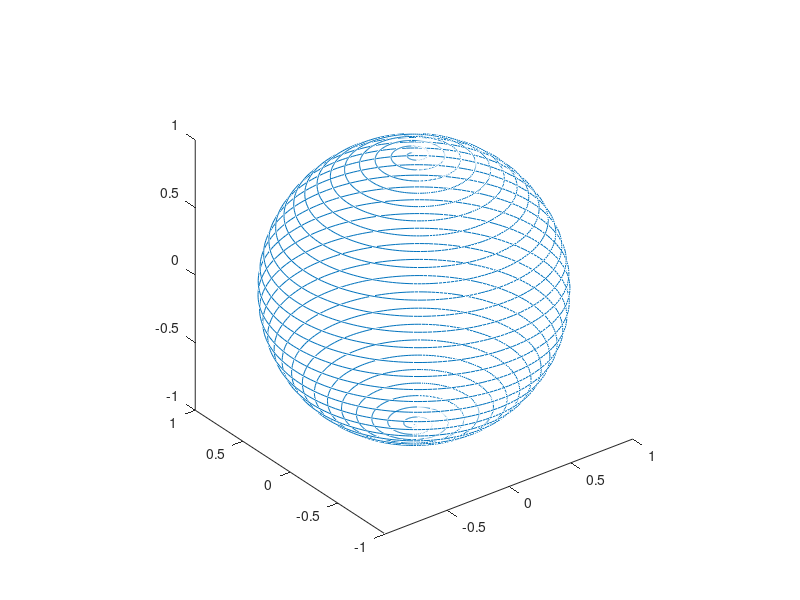

Recreate this plot in MATLAB.
clear; close all;

dphi=pi/100; % set the spacing in azimuthal angle

N=30; % set the number of azimuthal trips
phi=0:dphi:N*2*pi;

theta=phi/N/2; % go from north to south once

r=1;  % sphere of radius 1

% convert spherical to Cartesian
x=r*sin(theta).*cos(phi);
y=r*sin(theta).*sin(phi);
z=r*cos(theta);

% plot the spiral
plot3(x,y,z)
axis equal
